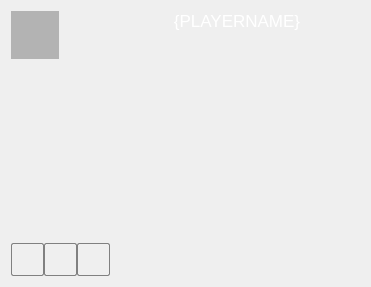
<?xml version="1.0" encoding="UTF-8"?>
<ui version="4.0">
 <class>LocalPlayerWidget</class>
 <widget class="QWidget" name="LocalPlayerWidget">
  <property name="geometry">
   <rect>
    <x>0</x>
    <y>0</y>
    <width>371</width>
    <height>287</height>
   </rect>
  </property>
  <property name="sizePolicy">
   <sizepolicy hsizetype="Preferred" vsizetype="Preferred">
    <horstretch>0</horstretch>
    <verstretch>0</verstretch>
   </sizepolicy>
  </property>
  <property name="minimumSize">
   <size>
    <width>0</width>
    <height>0</height>
   </size>
  </property>
  <property name="baseSize">
   <size>
    <width>0</width>
    <height>0</height>
   </size>
  </property>
  <property name="windowTitle">
   <string>Form</string>
  </property>
  <property name="styleSheet">
   <string notr="true">QToolButton {
	width: 28px;
	height: 28px;
	border: 1px solid gray;
	border-radius: 2px;
    background-color: qlineargradient(x1: 0, y1: 0, x2: 0, y2: 1,
                                       stop: 0 #f6f7fa, stop: 1 #dadbde);

}
QToolButton:pressed {
	background-color: qlineargradient(x1: 0, y1: 0, x2: 0, y2: 1,
                                       stop: 0 #dadbde, stop: 1 #f6f7fa);
 }

QToolButton:checked {
	background-color: qlineargradient(x1: 0, y1: 0, x2: 0, y2: 1,
                                       stop: 0 #da5b5e, stop: 1 #f6676a);
}

QToolButton:default {
     border-color: navy; 
}</string>
  </property>
  <layout class="QHBoxLayout" name="horizontalLayout_3">
   <property name="spacing">
    <number>4</number>
   </property>
   <item>
    <layout class="QGridLayout" name="gridLayout">
     <property name="horizontalSpacing">
      <number>4</number>
     </property>
     <property name="verticalSpacing">
      <number>0</number>
     </property>
     <item row="0" column="0">
      <layout class="QVBoxLayout" name="verticalLayout_3">
       <property name="spacing">
        <number>2</number>
       </property>
       <item>
        <widget class="QLabel" name="mp_labelAvatar">
         <property name="sizePolicy">
          <sizepolicy hsizetype="Fixed" vsizetype="Fixed">
           <horstretch>0</horstretch>
           <verstretch>0</verstretch>
          </sizepolicy>
         </property>
         <property name="minimumSize">
          <size>
           <width>48</width>
           <height>48</height>
          </size>
         </property>
         <property name="maximumSize">
          <size>
           <width>48</width>
           <height>48</height>
          </size>
         </property>
         <property name="styleSheet">
          <string notr="true">background-color: rgba(0, 0, 0, 64);
color: white;
font: oblique 7pt &quot;DejaVu Sans&quot;;</string>
         </property>
         <property name="text">
          <string/>
         </property>
         <property name="textFormat">
          <enum>Qt::AutoText</enum>
         </property>
         <property name="alignment">
          <set>Qt::AlignCenter</set>
         </property>
        </widget>
       </item>
       <item>
        <widget class="client::CardWidget" name="mp_roleCardWidget" native="true"/>
       </item>
       <item>
        <spacer name="verticalSpacer_2">
         <property name="orientation">
          <enum>Qt::Vertical</enum>
         </property>
         <property name="sizeHint" stdset="0">
          <size>
           <width>20</width>
           <height>0</height>
          </size>
         </property>
        </spacer>
       </item>
      </layout>
     </item>
     <item row="0" column="1">
      <layout class="QVBoxLayout" name="verticalLayout_2">
       <item>
        <widget class="client::CharacterWidget" name="mp_characterWidget" native="true"/>
       </item>
       <item>
        <spacer name="verticalSpacer_3">
         <property name="orientation">
          <enum>Qt::Vertical</enum>
         </property>
         <property name="sizeHint" stdset="0">
          <size>
           <width>20</width>
           <height>0</height>
          </size>
         </property>
        </spacer>
       </item>
      </layout>
     </item>
     <item row="1" column="0" colspan="2">
      <layout class="QHBoxLayout" name="horizontalLayout_2">
       <item>
        <widget class="QToolButton" name="mp_buttonEndTurn">
         <property name="toolTip">
          <string>End of your turn</string>
         </property>
         <property name="styleSheet">
          <string/>
         </property>
         <property name="icon">
          <iconset resource="resources/client.qrc">
           <normaloff>:/icons/turn.png</normaloff>:/icons/turn.png</iconset>
         </property>
         <property name="iconSize">
          <size>
           <width>28</width>
           <height>28</height>
          </size>
         </property>
        </widget>
       </item>
       <item>
        <widget class="QToolButton" name="mp_buttonPass">
         <property name="toolTip">
          <string>Do not react - you will lose a life point,</string>
         </property>
         <property name="icon">
          <iconset resource="resources/client.qrc">
           <normaloff>:/icons/pass.png</normaloff>:/icons/pass.png</iconset>
         </property>
         <property name="iconSize">
          <size>
           <width>28</width>
           <height>28</height>
          </size>
         </property>
        </widget>
       </item>
       <item>
        <widget class="QToolButton" name="mp_buttonDiscard">
         <property name="toolTip">
          <string>Discard cards before end of your turn.</string>
         </property>
         <property name="icon">
          <iconset resource="resources/client.qrc">
           <normaloff>:/icons/discard.png</normaloff>:/icons/discard.png</iconset>
         </property>
         <property name="iconSize">
          <size>
           <width>28</width>
           <height>28</height>
          </size>
         </property>
         <property name="checkable">
          <bool>true</bool>
         </property>
        </widget>
       </item>
      </layout>
     </item>
    </layout>
   </item>
   <item>
    <layout class="QVBoxLayout" name="verticalLayout">
     <item>
      <layout class="QHBoxLayout" name="horizontalLayout">
       <property name="spacing">
        <number>0</number>
       </property>
       <item>
        <widget class="QLabel" name="mp_labelPlayerName">
         <property name="sizePolicy">
          <sizepolicy hsizetype="Expanding" vsizetype="Fixed">
           <horstretch>0</horstretch>
           <verstretch>0</verstretch>
          </sizepolicy>
         </property>
         <property name="font">
          <font>
           <pointsize>13</pointsize>
          </font>
         </property>
         <property name="styleSheet">
          <string notr="true">color: white;</string>
         </property>
         <property name="frameShape">
          <enum>QFrame::NoFrame</enum>
         </property>
         <property name="text">
          <string>{PLAYERNAME}</string>
         </property>
         <property name="scaledContents">
          <bool>false</bool>
         </property>
         <property name="alignment">
          <set>Qt::AlignHCenter|Qt::AlignTop</set>
         </property>
        </widget>
       </item>
      </layout>
     </item>
     <item>
      <widget class="client::CardListWidget" name="mp_bank" native="true">
       <property name="sizePolicy">
        <sizepolicy hsizetype="Expanding" vsizetype="Fixed">
         <horstretch>0</horstretch>
         <verstretch>0</verstretch>
        </sizepolicy>
       </property>
       <property name="minimumSize">
        <size>
         <width>0</width>
         <height>75</height>
        </size>
       </property>
      </widget>
     </item>
     <item>
      <spacer name="verticalSpacer">
       <property name="orientation">
        <enum>Qt::Vertical</enum>
       </property>
       <property name="sizeHint" stdset="0">
        <size>
         <width>20</width>
         <height>0</height>
        </size>
       </property>
      </spacer>
     </item>
     <item>
      <widget class="client::CardListWidget" name="mp_table" native="true">
       <property name="sizePolicy">
        <sizepolicy hsizetype="Expanding" vsizetype="Fixed">
         <horstretch>0</horstretch>
         <verstretch>0</verstretch>
        </sizepolicy>
       </property>
       <property name="minimumSize">
        <size>
         <width>0</width>
         <height>75</height>
        </size>
       </property>
      </widget>
     </item>
     <item>
      <widget class="client::CardListWidget" name="mp_hand" native="true">
       <property name="sizePolicy">
        <sizepolicy hsizetype="Expanding" vsizetype="Fixed">
         <horstretch>0</horstretch>
         <verstretch>0</verstretch>
        </sizepolicy>
       </property>
       <property name="minimumSize">
        <size>
         <width>0</width>
         <height>75</height>
        </size>
       </property>
      </widget>
     </item>
    </layout>
   </item>
  </layout>
 </widget>
 <customwidgets>
  <customwidget>
   <class>client::CharacterWidget</class>
   <extends>QWidget</extends>
   <header>characterwidget.h</header>
   <container>1</container>
  </customwidget>
  <customwidget>
   <class>client::CardListWidget</class>
   <extends>QWidget</extends>
   <header>cardlistwidget.h</header>
   <container>1</container>
  </customwidget>
  <customwidget>
   <class>client::CardWidget</class>
   <extends>QWidget</extends>
   <header>cardwidget.h</header>
   <container>1</container>
  </customwidget>
 </customwidgets>
 <resources>
  <include location="resources/client.qrc"/>
 </resources>
 <connections/>
</ui>
